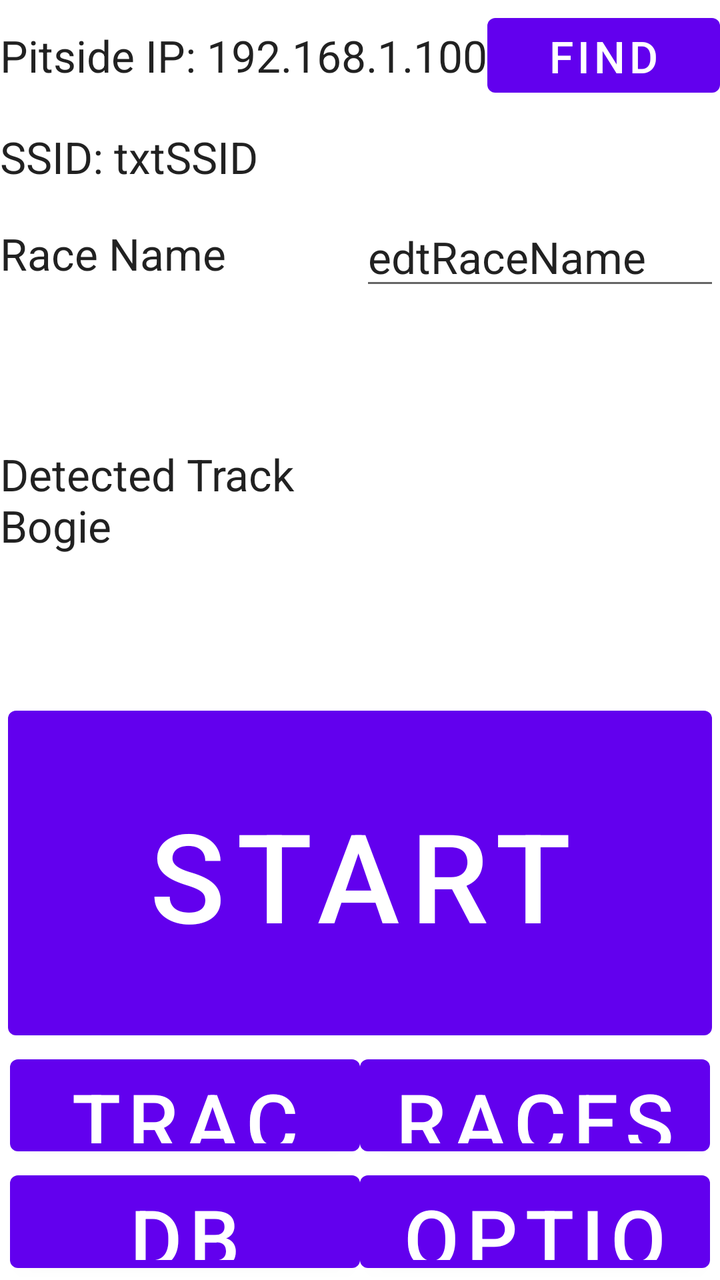
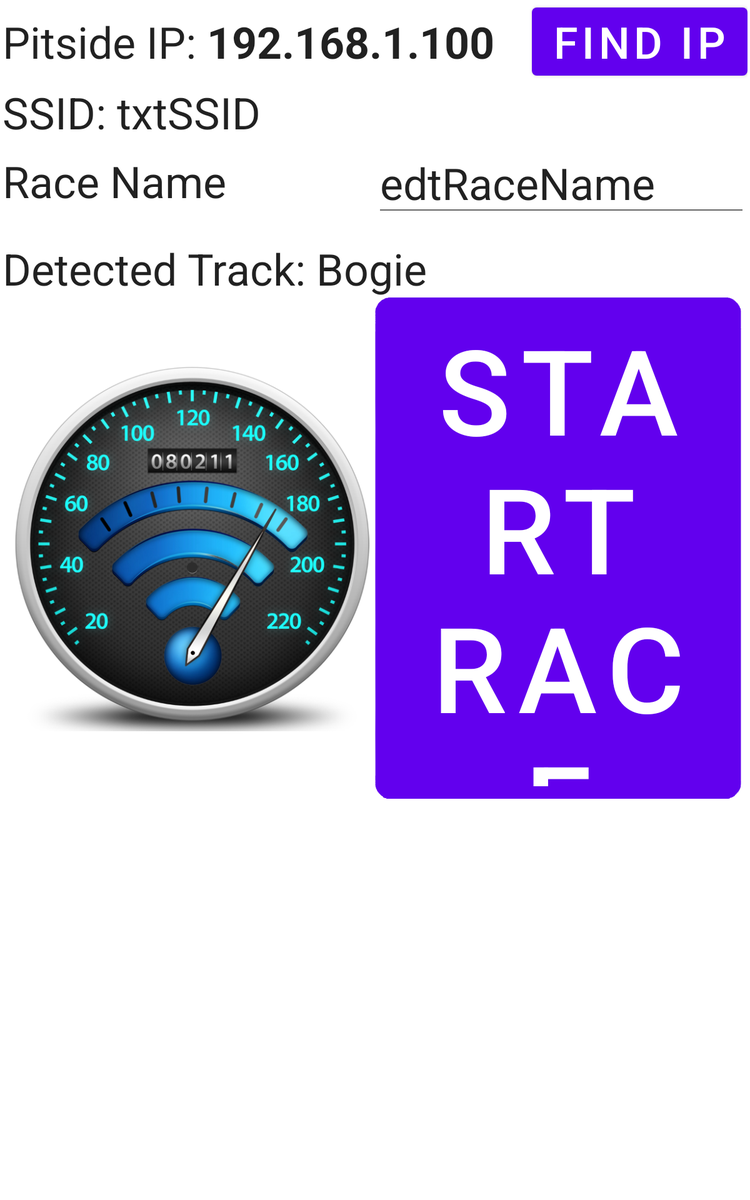

The same Android screen from two of the app's own layout files: first res/layout/ as a phone draws it, then the repository's variant for another configuration, drawn on a device whose configuration selects that folder. Both files follow.
<!-- AndroidManifest.xml: fallback theme Theme.MaterialComponents.DayNight.NoActionBar -->
<!-- res/layout/speedfreq.xml -->
<?xml version="1.0" encoding="utf-8"?>

<LinearLayout xmlns:android="http://schemas.android.com/apk/res/android"
    android:layout_width="fill_parent"
    android:layout_height="fill_parent"
    android:orientation="vertical" >

    <LinearLayout
        android:layout_width="match_parent"
        android:layout_height="0dp"
        android:layout_weight="1"
        android:orientation="vertical" >

        <TableRow
            android:id="@+id/tableRow3"
            android:layout_width="match_parent"
            android:layout_height="0dp"
            android:layout_weight="1.1" >

            <TextView
                android:id="@+id/txtIPLabel"
                android:layout_width="wrap_content"
                android:layout_height="wrap_content"
                android:layout_gravity="center_vertical"
                android:lines="1"
                android:singleLine="true"
                android:text="Pitside IP: "
                android:textAppearance="?android:attr/textAppearanceLarge"
                android:textSize="@dimen/font_size_very_small" />

            <TextView
                android:id="@+id/txtIP"
                android:layout_width="wrap_content"
                android:layout_height="wrap_content"
                android:layout_gravity="center_vertical"
                android:lines="1"
                android:singleLine="true"
                android:text="192.168.1.100"
                android:textAppearance="?android:attr/textAppearanceLarge"
                android:textSize="@dimen/font_size_very_small" />

            <Button
                android:id="@+id/btnAutoIP"
                android:layout_width="fill_parent"
                android:layout_height="wrap_content"
                android:layout_gravity="center_vertical"
                android:lines="1"
                android:text="Find IP"
                android:textSize="@dimen/font_size_very_small" />

        </TableRow>

        <TableRow
            android:id="@+id/tableRow5"
            android:layout_width="match_parent"
            android:layout_height="0dp"
            android:layout_weight=".9" >

            <TextView
                android:id="@+id/txtSSID"
                android:layout_width="wrap_content"
                android:layout_height="wrap_content"
                android:layout_gravity="center_vertical"
                android:text="SSID: txtSSID"
                android:textAppearance="?android:attr/textAppearanceLarge"
                android:textSize="@dimen/font_size_very_small" />

        </TableRow>

        <TableRow
            android:id="@+id/tableRow4"
            android:layout_width="match_parent"
            android:layout_height="0dp"
            android:layout_gravity="center_vertical"
            android:layout_weight="1" >

            <TextView
                android:id="@+id/textView1"
                android:layout_width="0dp"
                android:layout_height="wrap_content"
                android:layout_gravity="center_vertical"
                android:layout_weight="1"
                android:text="Race Name"
                android:textAppearance="?android:attr/textAppearanceLarge"
                android:textSize="@dimen/font_size_very_small" />

            <EditText
                android:id="@+id/edtRaceName"
                android:layout_width="0dp"
                android:layout_height="wrap_content"
                android:layout_gravity="center_vertical"
                android:layout_weight="1"
                android:ems="10"
                android:inputType="text"
                android:lines="1"
                android:text="edtRaceName"
                android:textSize="@dimen/font_size_very_small" />

        </TableRow>

    </LinearLayout>

    <LinearLayout
        android:layout_width="match_parent"
        android:layout_height="0dp"
        android:layout_weight="3.2"
        android:orientation="vertical" >

        <TableRow
            android:id="@+id/tableRow6"
            android:layout_width="match_parent"
            android:layout_height="0dp"
            android:layout_weight="1" >

            <TextView
                android:id="@+id/tvTrackName"
                android:layout_width="0dp"
                android:layout_height="wrap_content"
                android:layout_gravity="center_vertical"
                android:layout_weight="1"
                android:lines="2"
                android:text="Detected Track\nBogie"
                android:textAppearance="?android:attr/textAppearanceLarge"
                android:textSize="@dimen/font_size_very_small" />

            <ImageView
                android:id="@+id/imTrack"
                android:layout_width="0dp"
                android:layout_height="wrap_content"
                android:layout_gravity="center|right"
                android:layout_marginRight="10dp"
                android:layout_weight="1"
                android:adjustViewBounds="false"
                android:contentDescription="Track Map"
                android:cropToPadding="true"
                android:scaleType="centerInside"
                android:src="@drawable/iconbig" />
        </TableRow>

        <LinearLayout
            android:layout_width="match_parent"
            android:layout_height="0dp"
            android:layout_weight="1.5"
            android:orientation="vertical" >

            <Button
                android:id="@+id/btnStartRace"
                style="buttonStyle"
                android:layout_width="fill_parent"
                android:layout_height="0dp"
                android:layout_marginLeft="4dp"
                android:layout_marginRight="4dp"
                android:layout_marginTop="2dp"
                android:layout_weight="3"
                android:lines="1"
                android:text="Start Race"
                android:textSize="@dimen/font_size" />

            <TableRow
                android:id="@+id/tableRow1"
                android:layout_width="match_parent"
                android:layout_height="0dp"
                android:layout_weight="1" >

                <Button
                    android:id="@+id/btnTracks"
                    style="buttonStyle"
                    android:layout_width="fill_parent"
                    android:layout_height="fill_parent"
                    android:layout_marginLeft="5dp"
                    android:layout_weight="1"
                    android:text="Tracks"
                    android:textSize="@dimen/font_size_smaller" />

                <Button
                    android:id="@+id/btnRaces"
                    style="buttonStyle"
                    android:layout_width="fill_parent"
                    android:layout_height="fill_parent"
                    android:layout_marginRight="5dp"
                    android:layout_weight="1"
                    android:fadingEdge="horizontal"
                    android:fitsSystemWindows="false"
                    android:text="Races"
                    android:textSize="@dimen/font_size_smaller" />

            </TableRow>

            <TableRow
                android:id="@+id/tableRow2"
                android:layout_width="match_parent"
                android:layout_height="0dp"
                android:layout_weight="1" >

                <Button
                    android:id="@+id/btnDbBackups"
                    style="buttonStyle"
                    android:layout_width="fill_parent"
                    android:layout_height="fill_parent"
                    android:layout_marginLeft="5dp"
                    android:layout_weight="1"
                    android:lines="1"
                    android:text="DB Backups"
                    android:textSize="@dimen/font_size_smaller" />

                <Button
                    android:id="@+id/btnOptions"
                    style="buttonStyle"
                    android:layout_width="fill_parent"
                    android:layout_height="fill_parent"
                    android:layout_marginRight="5dp"
                    android:layout_weight="1"
                    android:text="Options"
                    android:textSize="@dimen/font_size_smaller" />

            </TableRow>
        </LinearLayout>

    </LinearLayout>

</LinearLayout>
<!-- resources referenced by this layout -->
<resources>
  <!-- from res/values-sw360dp/ -->
  <dimen name="font_size">62sp</dimen>
  <!-- from res/values-sw360dp/ -->
  <dimen name="font_size_smaller">40sp</dimen>
  <!-- from res/values-sw360dp/ -->
  <dimen name="font_size_very_small">22sp</dimen>
</resources>
<!-- res/layout-sw600dp/speedfreq.xml (the repository's variant of the layout above) -->
<!-- drawn on a 7-inch tablet held upright -->
<?xml version="1.0" encoding="utf-8"?>

<LinearLayout xmlns:android="http://schemas.android.com/apk/res/android"
    android:layout_width="fill_parent"
    android:layout_height="fill_parent"
    android:orientation="vertical" >

    <LinearLayout
        android:layout_width="match_parent"
        android:layout_height="wrap_content"
        android:layout_marginLeft="2dp"
        android:layout_marginRight="2dp"
        android:orientation="vertical"
        android:paddingBottom="5dp" >

        <RelativeLayout
            android:id="@+id/RelativeLayout1"
            android:layout_width="match_parent"
            android:layout_height="wrap_content"
            android:layout_weight="1.1" >

            <Button
                android:id="@+id/btnAutoIP"
                android:layout_width="wrap_content"
                android:layout_height="wrap_content"
                android:layout_alignParentRight="true"
                android:layout_centerVertical="true"
                android:lines="1"
                android:text="Find IP"
                android:textSize="@dimen/font_size_very_small" />

            <TextView
                android:id="@+id/txtIP"
                android:layout_width="wrap_content"
                android:layout_height="wrap_content"
                android:layout_centerVertical="true"
                android:layout_toRightOf="@+id/txtIPLabel"
                android:lines="1"
                android:singleLine="true"
                android:text="192.168.1.100"
                android:textAppearance="?android:attr/textAppearanceLarge"
                android:textSize="@dimen/font_size_very_small"
                android:textStyle="bold" />

            <TextView
                android:id="@+id/txtIPLabel"
                android:layout_width="wrap_content"
                android:layout_height="wrap_content"
                android:layout_alignParentLeft="true"
                android:layout_centerVertical="true"
                android:lines="1"
                android:singleLine="true"
                android:text="Pitside IP: "
                android:textAppearance="?android:attr/textAppearanceLarge"
                android:textSize="@dimen/font_size_very_small" />
        </RelativeLayout>

        <TextView
            android:id="@+id/txtSSID"
            android:layout_width="wrap_content"
            android:layout_height="wrap_content"
            android:layout_weight="1.1"
            android:ellipsize="end"
            android:lines="1"
            android:text="SSID: txtSSID"
            android:textAppearance="?android:attr/textAppearanceLarge"
            android:textSize="@dimen/font_size_very_small" />

        <TableRow
            android:id="@+id/TableRow1"
            android:layout_width="match_parent"
            android:layout_height="wrap_content" >

            <TextView
                android:id="@+id/textView1"
                android:layout_width="0dp"
                android:layout_height="wrap_content"
                android:layout_gravity="center_vertical"
                android:layout_weight="1"
                android:text="Race Name"
                android:textAppearance="?android:attr/textAppearanceLarge"
                android:textSize="@dimen/font_size_very_small" />

            <EditText
                android:id="@+id/edtRaceName"
                android:layout_width="0dp"
                android:layout_height="wrap_content"
                android:layout_weight="1"
                android:ems="10"
                android:inputType="text"
                android:lines="1"
                android:text="edtRaceName"
                android:textSize="@dimen/font_size_very_small" />

        </TableRow>
    </LinearLayout>

    <LinearLayout
        android:layout_width="match_parent"
        android:layout_height="fill_parent"
        android:layout_marginLeft="2dp"
        android:layout_marginRight="2dp"
        android:layout_marginTop="5dp"
        android:orientation="vertical"
        android:paddingTop="5dp" >

        <TextView
            android:id="@+id/tvTrackName"
            android:layout_width="fill_parent"
            android:layout_height="wrap_content"
            android:text="Detected Track: Bogie"
            android:textAppearance="?android:attr/textAppearanceLarge"
            android:textSize="@dimen/font_size_very_small" />

        <TableRow
            android:id="@+id/tableRow6"
            android:layout_width="match_parent"
            android:layout_height="0dp"
            android:layout_marginRight="5dp"
            android:layout_weight="2.5" >

            <ImageView
                android:id="@+id/imTrack"
                android:layout_width="0dp"
                android:layout_height="fill_parent"
                android:layout_marginLeft="5dp"
                android:layout_weight="1"
                android:adjustViewBounds="false"
                android:contentDescription="Track Map"
                android:cropToPadding="false"
                android:scaleType="fitCenter"
                android:src="@drawable/speedfreq" />

            <Button
                android:id="@+id/btnStartRace"
                android:layout_width="0dp"
                android:layout_height="fill_parent"
                android:layout_gravity="center_vertical"
                android:layout_weight="1"
                android:background="@drawable/greenglossy_d"
                android:minLines="2"
                android:text="Start Race"
                android:textColor="#ffffffff"
                android:textSize="@dimen/font_size" />

        </TableRow>

        <TableRow
            android:id="@+id/tableRow1"
            android:layout_width="match_parent"
            android:layout_height="0dp"
            android:layout_weight="1" >

            <Button
                android:id="@+id/btnTracks"
                style="@style/styleBlueButton"
                android:layout_width="0dp"
                android:layout_height="fill_parent"
                android:layout_marginLeft="5dp"
                android:layout_weight="1"
                android:text="Tracks"
                android:textSize="@dimen/font_size_smaller" />

            <Button
                android:id="@+id/btnRaces"
                style="@style/styleBlueButton"
                android:layout_width="0dp"
                android:layout_height="fill_parent"
                android:layout_marginRight="5dp"
                android:layout_weight="1"
                android:text="Races" />
        </TableRow>

        <TableRow
            android:id="@+id/tableRow2"
            android:layout_width="match_parent"
            android:layout_height="0dp"
            android:layout_weight="1" >

            <Button
                android:id="@+id/btnDbBackups"
                style="@style/styleBlueButton"
                android:layout_width="0dp"
                android:layout_height="fill_parent"
                android:layout_marginLeft="5dp"
                android:layout_weight="1"
                android:lines="1"
                android:text="Backups"
                android:textSize="@dimen/font_size_smaller" />

            <Button
                android:id="@+id/btnOptions"
                style="@style/styleBlueButton"
                android:layout_width="0dp"
                android:layout_height="fill_parent"
                android:layout_marginRight="5dp"
                android:layout_weight="1"
                android:text="Options"
                android:textSize="@dimen/font_size_smaller" />
        </TableRow>
    </LinearLayout>

</LinearLayout>
<!-- resources referenced by the variant -->
<!-- as a 7-inch tablet held upright resolves them -->
<resources>
  <!-- from res/values-sw600dp/ -->
  <dimen name="font_size">95sp</dimen>
  <!-- from res/values-sw600dp/ -->
  <dimen name="font_size_smaller">50sp</dimen>
  <!-- from res/values-sw600dp/ -->
  <dimen name="font_size_very_small">35sp</dimen>
  <!-- drawable greenglossy_d: png bitmap (drawable-xhdpi, 17326 bytes) -->
  <!-- drawable speedfreq: png bitmap (drawable, 176737 bytes) -->
  <style name="styleBlueButton">
          <item name="android:background">@drawable/btn_blue_glossy</item>
          <item name="android:fadingEdge">horizontal</item>
          <item name="android:fitsSystemWindows">false</item>
          <item name="android:layout_margin">5dp</item>
          <item name="android:textColor">#fff</item>
          <item name="android:textSize">@dimen/font_size_smaller</item>
      </style>
</resources>
